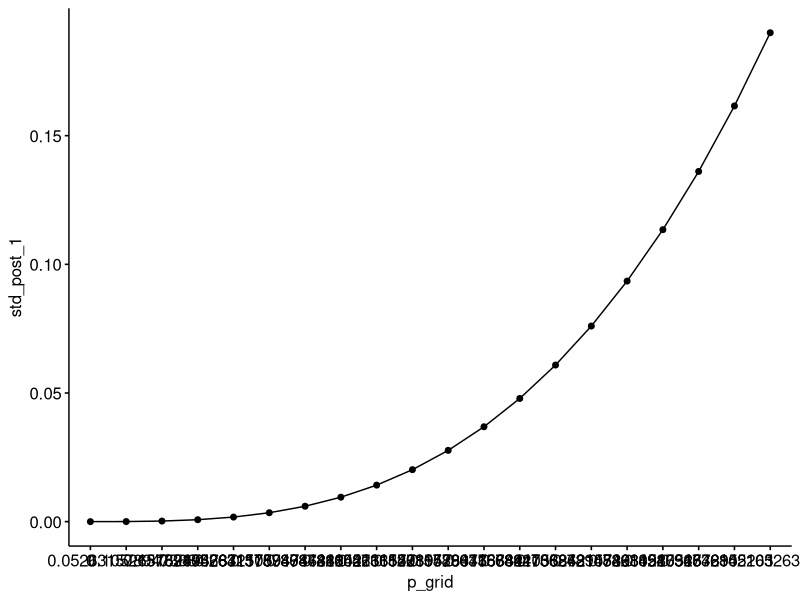
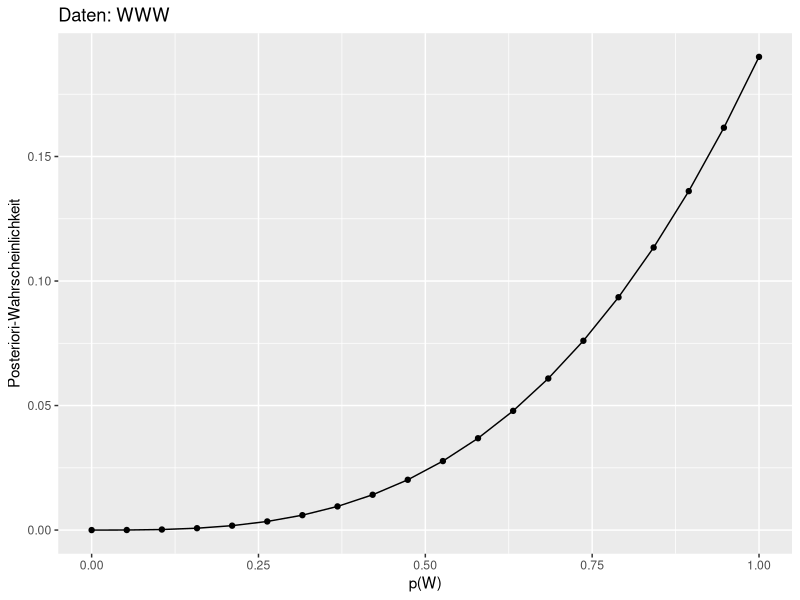
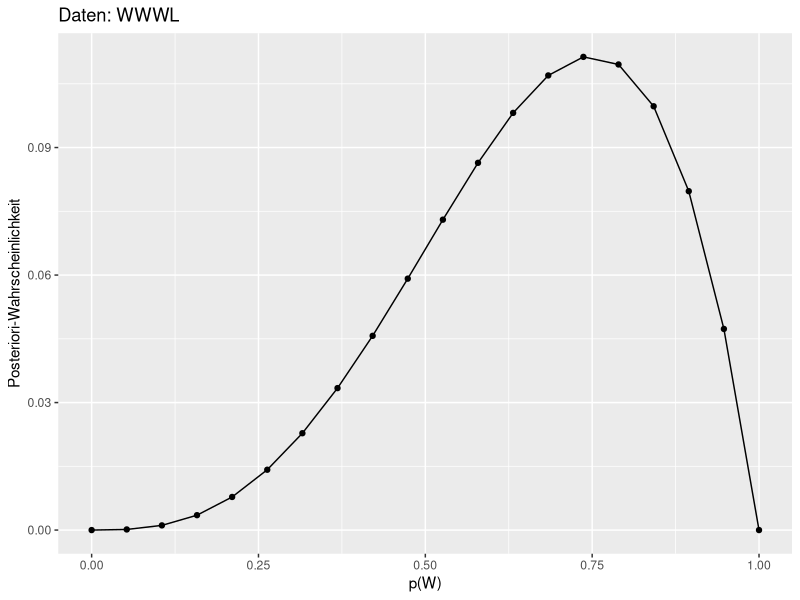
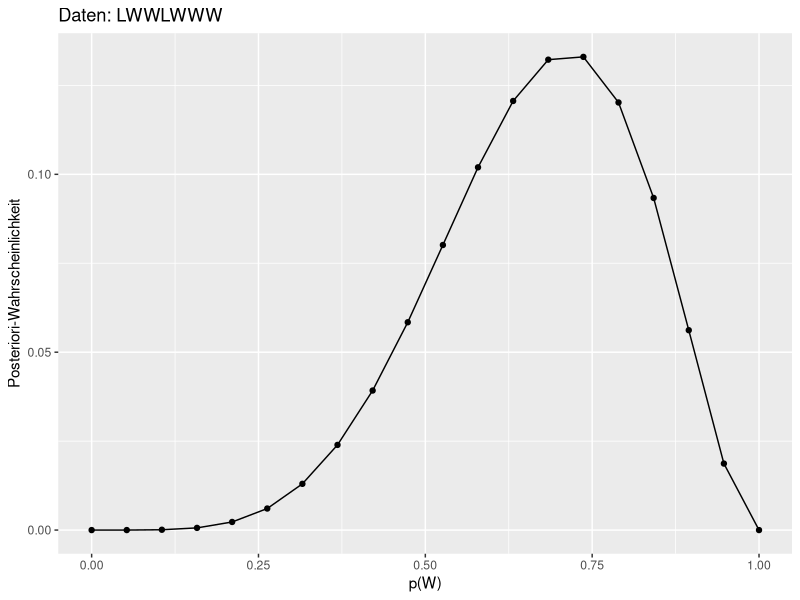

Source code (R) for these figures, in order:
## ---- chunk 1
library(tidyverse)
## ---- chunk 2
knitr::opts_chunk$set(fig.pos = 'H',
                      fig.asp = 0.618,
                      fig.width = 4,
                      fig.cap = "", 
                      fig.path = "",
                      message = FALSE,
                      warning = FALSE,
                     # out.width = "100%",
                      cache = TRUE)
## ---- chunk 3
library(tidyverse)

dist <- 
  tibble(
    # Gridwerte bestimmen:
    p_grid = seq(from = 0, to = 1, length.out = 20),
    # Priori-Wskt bestimmen:
    prior = rep(1, times = 20)) %>%
  mutate(
    # Likelihood berechnen:
    likelihood_1 = dbinom(3, size = 3, prob = p_grid),  # WWW
    likelihood_2 = dbinom(3, size = 4, prob = p_grid),  # WWWL
    likelihood_3 = dbinom(5, size = 7, prob = p_grid),  # LWWLWWW
    # unstand. Posterior-Wskt:
    unstand_post_1 = likelihood_1 * prior,
    unstand_post_2 = likelihood_2 * prior,
    unstand_post_3 = likelihood_3 * prior,
    # stand. Post-Wskt:
    std_post_1 = unstand_post_1 / sum(unstand_post_1),
    std_post_2 = unstand_post_2 / sum(unstand_post_2),
    std_post_3 = unstand_post_3 / sum(unstand_post_3)
    ) 
## ---- chunk 4
knitr::kable(round(dist, 2))
## ---- chunk 5
library(ggpubr)
ggline(dist,
       x = "p_grid",
       y = "std_post_1")
## ---- chunk 6
ggplot(dist) +
  aes(x = p_grid, y= std_post_1) +
  geom_line()+
  geom_point() +
  labs(x = "p(W)",
       y = "Posteriori-Wahrscheinlichkeit",
       title = "Daten: WWW")

ggplot(dist) +
  aes(x = p_grid, y= std_post_2) +
  geom_line()+
  geom_point() +
  labs(x = "p(W)",
       y = "Posteriori-Wahrscheinlichkeit",
       title = "Daten: WWWL")

ggplot(dist) +
  aes(x = p_grid, y= std_post_3) +
  geom_line()+
  geom_point() +
  labs(x = "p(W)",
       y = "Posteriori-Wahrscheinlichkeit",
       title = "Daten: LWWLWWW")
